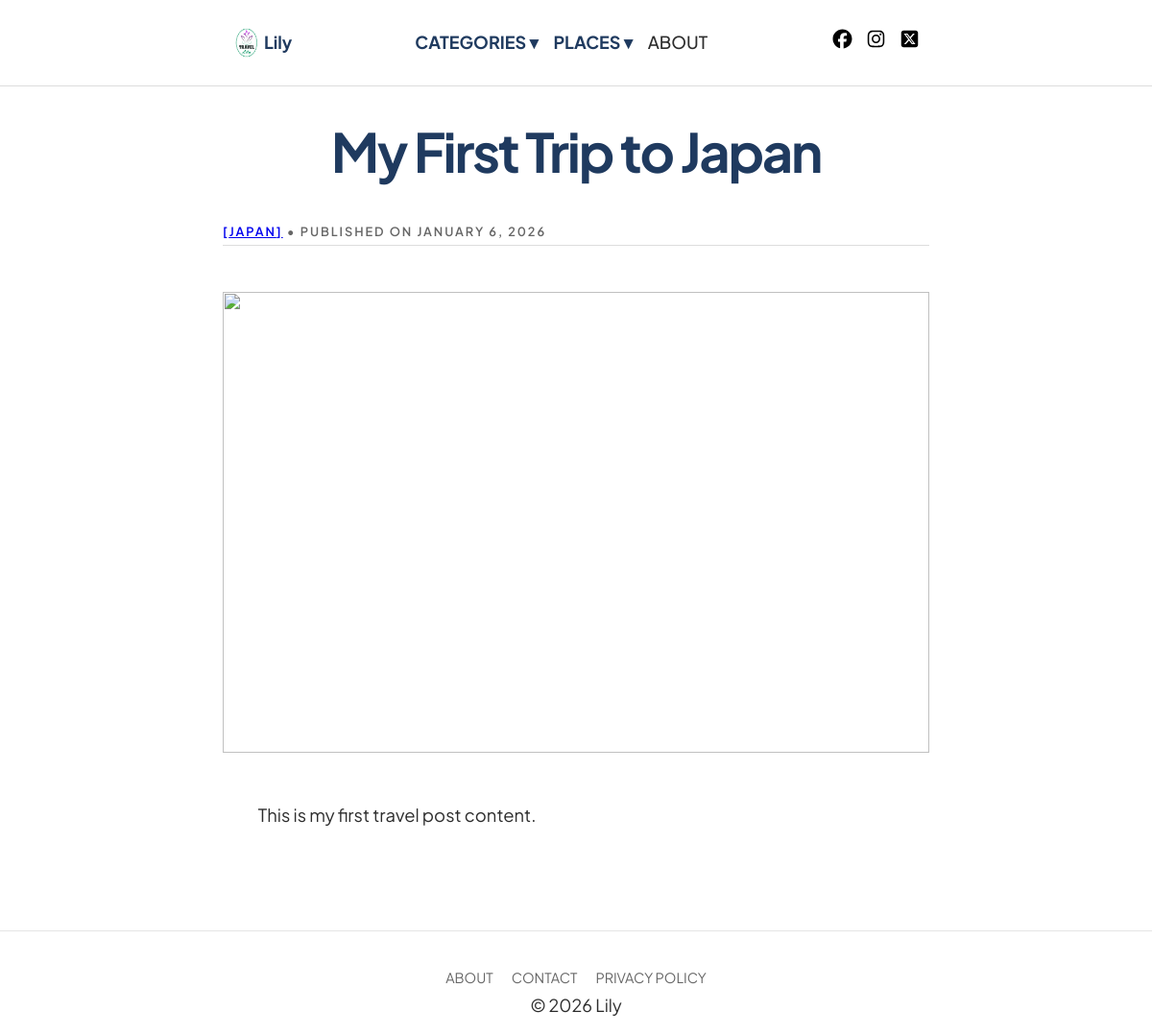
The page /post/my-first-trip-to-japan on the database its author committed.
### tables this page shows
CREATE TABLE posts (
    id INT AUTO_INCREMENT PRIMARY KEY,
    title VARCHAR(255) NOT NULL,
    slug VARCHAR(255) NOT NULL UNIQUE,
    content TEXT NOT NULL,
    featured_image VARCHAR(255),
    category_id INT NOT NULL,
    status ENUM('draft', 'published') DEFAULT 'draft',
    created_at TIMESTAMP DEFAULT CURRENT_TIMESTAMP,
    CONSTRAINT fk_category 
    FOREIGN KEY (category_id) REFERENCES categories(id) 
    ON DELETE RESTRICT
);

CREATE TABLE categories (
    id INT AUTO_INCREMENT PRIMARY KEY,
    name VARCHAR(100) NOT NULL,
    slug VARCHAR(120) NOT NULL UNIQUE,
    created_at TIMESTAMP DEFAULT CURRENT_TIMESTAMP
);

### public/post.php (the view, shortened to what this page needs)
<?php
require_once '../includes/config.php';
$slug = $_GET['slug'] ?? '';
$sql = "SELECT title, content, created_at, category_id, featured_image
        FROM posts
        WHERE slug = :slug AND status = 'published'
        LIMIT 1";
$stmt = $pdo->prepare($sql);
$stmt->bindValue(':slug', $slug, PDO::PARAM_STR);
$stmt->execute();
$post = $stmt->fetch(PDO::FETCH_ASSOC);
$catsql = "SELECT * FROM categories WHERE id = :id";
$stmt = $pdo->prepare($catsql);
$stmt->bindValue(':id', $post['category_id'], PDO::PARAM_INT);
$stmt->execute();
$category = $stmt->fetch(PDO::FETCH_ASSOC);
require_once '../includes/header.php';
?>
<div class="main-content">
<?php if ($post): ?>
    <article class="single-post-list">
        <header>
            <h1 class="post-title"><?= htmlspecialchars($post['title']); ?></h1>
            <small class="post-meta">
                <a href="<?=BASE_URL?>category.php?id=<?= $post['category_id']; ?>">[<?= htmlspecialchars($category['name']); ?>]</a>
                • Published on <?= htmlspecialchars((new DateTime($post['created_at']))->format('F j, Y')); ?>
            </small>
        </header>
        <div class="single-post-feature">
            <?php
                if($post['featured_image']){
                    $image = UPLOAD_URL . $post['featured_image'];
                }else{
                    $image = BASE_URL . 'assets/images/default-post.jpg';
                }
            ?>
            <img src="<?= $image; ?>" class="image" loading="lazy">
        </div>
        <p class="post-body"><?= nl2br(htmlspecialchars($post['content'], ENT_QUOTES, 'UTF-8')); ?></p>
    </article>
<?php else: ?>
    <div class="empty-state">
        <p>Post not found.</p>
    </div>
<?php endif; ?>
</div>
<?php
require_once '../includes/footer.php';
?>

### public/assets/css/main.css (style rules this page uses)
:root { --primary: #1f3a5f; --accent: #2aa198; --text: #2d2d2d; --muted: #666; --border: #e5e5e5; --bg-light: #fafafa; --glass-bg: rgba(255, 255, 255, 0.05); --glass-border: rgba(255, 255, 255, 0.1); --fs-h1: clamp(2.5rem, 5vw + 1rem, 4.5rem); --fs-body: 1.125rem; --lh-body: 1.7; }
* { margin: 0; padding: 0; box-sizing: border-box; }
body { font-family: 'Plus Jakarta Sans', sans-serif, system-ui, -apple-system, BlinkMacSystemFont, "Segoe UI"; font-size: var(--fs-body); line-height: var(--lh-body); -webkit-font-smoothing: antialiased; color: var(--text); background: #fff; }
h1, h2, h3 { line-height: 1.25; color: var(--primary); }
h1 { font-size: 2rem; }
p { margin-bottom: 1rem; color: var(--text); }
.main-content { width: 100%; max-width: 800px; margin-inline: auto; padding: 0 2rem; }
header { border-bottom: 1px solid #ddd; }
.post-meta { text-transform: uppercase; letter-spacing: 0.15em; font-size: 0.8rem; font-weight: 600; color: var(--muted); margin-bottom: 1rem; }
.single-post-list .post-title { font-size: 3.5rem; letter-spacing: -0.04em; text-align: center; margin: 2rem 0; }
.post-body { font-size: 1.15rem; line-height: 1.8; color: var(--text); max-width: 90%; font-weight: 400; margin: 1.5rem auto; }
.single-post-feature { width: 100%; height: 60vh; overflow: hidden; margin: 2rem 0; margin-block: 3rem; }
.single-post-feature img { width: 100%; height: 100%; object-fit: cover; border-radius: 0; }

### rows shown on the page
posts: title "My First Trip to Japan", created_at "JANUARY 6, 2026", content "This is my first travel post content."
categories: name "JAPAN"

### other values the page prints
$settings['website_name'] "Lily"
